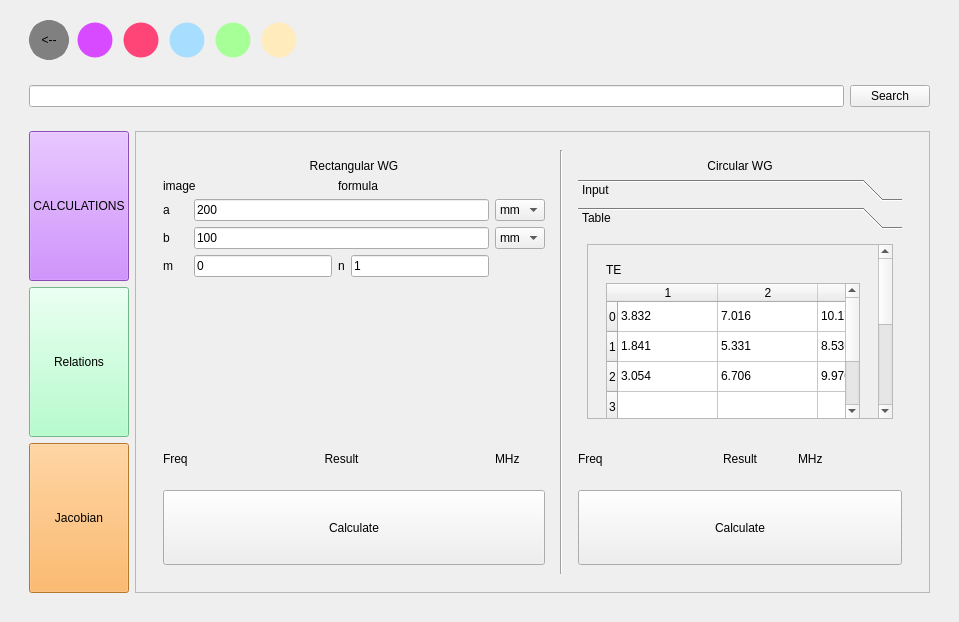
<?xml version="1.0" encoding="UTF-8"?>
<ui version="4.0">
 <class>WG_Calc</class>
 <widget class="QWidget" name="WG_Calc">
  <property name="geometry">
   <rect>
    <x>0</x>
    <y>0</y>
    <width>959</width>
    <height>622</height>
   </rect>
  </property>
  <property name="windowTitle">
   <string>Form</string>
  </property>
  <layout class="QGridLayout" name="gridLayout">
   <item row="0" column="0">
    <widget class="QWidget" name="widget" native="true">
     <layout class="QGridLayout" name="gridLayout_3">
      <item row="0" column="0">
       <widget class="QWidget" name="widget_2" native="true">
        <property name="minimumSize">
         <size>
          <width>0</width>
          <height>50</height>
         </size>
        </property>
        <property name="maximumSize">
         <size>
          <width>16777215</width>
          <height>50</height>
         </size>
        </property>
        <layout class="QGridLayout" name="gridLayout_2">
         <property name="topMargin">
          <number>0</number>
         </property>
         <item row="0" column="6">
          <spacer name="horizontalSpacer">
           <property name="orientation">
            <enum>Qt::Horizontal</enum>
           </property>
           <property name="sizeHint" stdset="0">
            <size>
             <width>40</width>
             <height>20</height>
            </size>
           </property>
          </spacer>
         </item>
         <item row="0" column="0">
          <widget class="QPushButton" name="pb_WGCalc_rMisc">
           <property name="minimumSize">
            <size>
             <width>40</width>
             <height>40</height>
            </size>
           </property>
           <property name="maximumSize">
            <size>
             <width>40</width>
             <height>40</height>
            </size>
           </property>
           <property name="styleSheet">
            <string notr="true">background-color: gray;
border-style: solid;
border-color: gray;
border-width: 5px;
border-radius: 20px;</string>
           </property>
           <property name="text">
            <string>&lt;--</string>
           </property>
          </widget>
         </item>
         <item row="0" column="1">
          <widget class="QPushButton" name="pb_rEigenmode">
           <property name="minimumSize">
            <size>
             <width>40</width>
             <height>40</height>
            </size>
           </property>
           <property name="maximumSize">
            <size>
             <width>40</width>
             <height>40</height>
            </size>
           </property>
           <property name="styleSheet">
            <string notr="true">background-color: rgb(216, 74, 255);
border-style: solid;
background-color: rgb(216, 74, 255);
border-width: 5px;
border-radius: 20px;</string>
           </property>
           <property name="text">
            <string/>
           </property>
          </widget>
         </item>
         <item row="0" column="2">
          <widget class="QPushButton" name="pb_rWakefield">
           <property name="minimumSize">
            <size>
             <width>40</width>
             <height>40</height>
            </size>
           </property>
           <property name="maximumSize">
            <size>
             <width>40</width>
             <height>40</height>
            </size>
           </property>
           <property name="styleSheet">
            <string notr="true">background-color: rgb(255, 69, 119);
border-style: solid;
background-color: rgb(255, 69, 119);
border-width: 5px;
border-radius: 20px;</string>
           </property>
           <property name="text">
            <string/>
           </property>
          </widget>
         </item>
         <item row="0" column="4">
          <widget class="QPushButton" name="pb_rPlot">
           <property name="minimumSize">
            <size>
             <width>40</width>
             <height>40</height>
            </size>
           </property>
           <property name="maximumSize">
            <size>
             <width>40</width>
             <height>40</height>
            </size>
           </property>
           <property name="styleSheet">
            <string notr="true">background-color: rgb(167, 255, 151);
border-style: solid;
background-color: rgb(167, 255, 151);
border-width: 5px;
border-radius: 20px;</string>
           </property>
           <property name="text">
            <string/>
           </property>
          </widget>
         </item>
         <item row="0" column="3">
          <widget class="QPushButton" name="pb_rPostprocess">
           <property name="minimumSize">
            <size>
             <width>40</width>
             <height>40</height>
            </size>
           </property>
           <property name="maximumSize">
            <size>
             <width>40</width>
             <height>40</height>
            </size>
           </property>
           <property name="styleSheet">
            <string notr="true">background-color: rgb(167, 222, 255);
border-style: solid;
background-color: rgb(167, 222, 255);
border-width: 5px;
border-radius: 20px;</string>
           </property>
           <property name="text">
            <string/>
           </property>
          </widget>
         </item>
         <item row="0" column="5">
          <widget class="QPushButton" name="pb_rMisc">
           <property name="minimumSize">
            <size>
             <width>40</width>
             <height>40</height>
            </size>
           </property>
           <property name="maximumSize">
            <size>
             <width>40</width>
             <height>40</height>
            </size>
           </property>
           <property name="styleSheet">
            <string notr="true">background-color: rgb(255, 235, 188);
border-style: solid;
background-color: rgb(255, 235, 188);
border-width: 5px;
border-radius: 20px;</string>
           </property>
           <property name="text">
            <string/>
           </property>
          </widget>
         </item>
        </layout>
       </widget>
      </item>
      <item row="1" column="0">
       <widget class="QWidget" name="widget_3" native="true">
        <property name="maximumSize">
         <size>
          <width>16777215</width>
          <height>40</height>
         </size>
        </property>
        <layout class="QGridLayout" name="gridLayout_4">
         <item row="0" column="1">
          <widget class="QPushButton" name="pushButton">
           <property name="text">
            <string>Search</string>
           </property>
          </widget>
         </item>
         <item row="0" column="0">
          <widget class="QLineEdit" name="lineEdit"/>
         </item>
        </layout>
       </widget>
      </item>
      <item row="2" column="0">
       <widget class="QWidget" name="widget_4" native="true">
        <layout class="QGridLayout" name="gridLayout_5">
         <item row="0" column="0">
          <widget class="QPushButton" name="pb_Waveguide_Calculations">
           <property name="maximumSize">
            <size>
             <width>150</width>
             <height>150</height>
            </size>
           </property>
           <property name="styleSheet">
            <string notr="true">background-color: rgb(194, 108, 255);</string>
           </property>
           <property name="text">
            <string>CALCULATIONS</string>
           </property>
          </widget>
         </item>
         <item row="1" column="0">
          <widget class="QPushButton" name="pushButton_5">
           <property name="maximumSize">
            <size>
             <width>150</width>
             <height>150</height>
            </size>
           </property>
           <property name="styleSheet">
            <string notr="true">background-color: rgb(160, 255, 192);</string>
           </property>
           <property name="text">
            <string>Relations</string>
           </property>
          </widget>
         </item>
         <item row="2" column="0">
          <widget class="QPushButton" name="pb_Mode_Nomenclature">
           <property name="maximumSize">
            <size>
             <width>150</width>
             <height>150</height>
            </size>
           </property>
           <property name="styleSheet">
            <string notr="true">background-color: rgb(255, 167, 66);</string>
           </property>
           <property name="text">
            <string>Jacobian</string>
           </property>
          </widget>
         </item>
         <item row="0" column="1" rowspan="3">
          <widget class="QScrollArea" name="scrollArea">
           <property name="widgetResizable">
            <bool>true</bool>
           </property>
           <widget class="QWidget" name="scrollAreaWidgetContents">
            <property name="geometry">
             <rect>
              <x>0</x>
              <y>0</y>
              <width>813</width>
              <height>462</height>
             </rect>
            </property>
            <layout class="QGridLayout" name="gridLayout_6">
             <item row="0" column="0">
              <widget class="QStackedWidget" name="stackedWidget">
               <property name="currentIndex">
                <number>0</number>
               </property>
               <widget class="QWidget" name="page">
                <layout class="QGridLayout" name="gridLayout_7">
                 <item row="0" column="2">
                  <widget class="QWidget" name="widget_6" native="true">
                   <layout class="QGridLayout" name="gridLayout_9">
                    <item row="5" column="0" colspan="3">
                     <widget class="QPushButton" name="pb_Calculate_CWG">
                      <property name="minimumSize">
                       <size>
                        <width>75</width>
                        <height>75</height>
                       </size>
                      </property>
                      <property name="text">
                       <string>Calculate</string>
                      </property>
                     </widget>
                    </item>
                    <item row="4" column="0">
                     <widget class="QLabel" name="label_8">
                      <property name="text">
                       <string>Freq</string>
                      </property>
                     </widget>
                    </item>
                    <item row="1" column="0" colspan="3">
                     <widget class="QToolBox" name="toolBox">
                      <property name="currentIndex">
                       <number>1</number>
                      </property>
                      <widget class="QWidget" name="page_3">
                       <property name="geometry">
                        <rect>
                         <x>0</x>
                         <y>0</y>
                         <width>344</width>
                         <height>198</height>
                        </rect>
                       </property>
                       <attribute name="label">
                        <string>Input</string>
                       </attribute>
                       <layout class="QGridLayout" name="gridLayout_11">
                        <item row="0" column="0">
                         <widget class="QScrollArea" name="scrollArea_2">
                          <property name="widgetResizable">
                           <bool>true</bool>
                          </property>
                          <widget class="QWidget" name="scrollAreaWidgetContents_2">
                           <property name="geometry">
                            <rect>
                             <x>0</x>
                             <y>0</y>
                             <width>324</width>
                             <height>178</height>
                            </rect>
                           </property>
                           <layout class="QGridLayout" name="gridLayout_12">
                            <item row="0" column="0">
                             <widget class="QWidget" name="widget_7" native="true">
                              <layout class="QGridLayout" name="gridLayout_13">
                               <item row="2" column="0">
                                <widget class="QLabel" name="label_11">
                                 <property name="text">
                                  <string>Radius</string>
                                 </property>
                                </widget>
                               </item>
                               <item row="3" column="0">
                                <widget class="QLabel" name="label_9">
                                 <property name="text">
                                  <string>Mode</string>
                                 </property>
                                </widget>
                               </item>
                               <item row="2" column="1">
                                <widget class="QLineEdit" name="le_R">
                                 <property name="text">
                                  <string>150</string>
                                 </property>
                                </widget>
                               </item>
                               <item row="3" column="1">
                                <widget class="QLineEdit" name="le_Mode_CWG">
                                 <property name="text">
                                  <string>te11</string>
                                 </property>
                                </widget>
                               </item>
                               <item row="0" column="0" colspan="2">
                                <widget class="QLabel" name="l_Image_CWG">
                                 <property name="text">
                                  <string>image</string>
                                 </property>
                                </widget>
                               </item>
                               <item row="0" column="2" colspan="2">
                                <widget class="QLabel" name="l_Formula_CWG">
                                 <property name="text">
                                  <string>formula</string>
                                 </property>
                                </widget>
                               </item>
                               <item row="2" column="2" colspan="3">
                                <widget class="QComboBox" name="cb_R_Dim">
                                 <item>
                                  <property name="text">
                                   <string>mm</string>
                                  </property>
                                 </item>
                                 <item>
                                  <property name="text">
                                   <string>cm</string>
                                  </property>
                                 </item>
                                 <item>
                                  <property name="text">
                                   <string>m</string>
                                  </property>
                                 </item>
                                </widget>
                               </item>
                              </layout>
                             </widget>
                            </item>
                           </layout>
                          </widget>
                         </widget>
                        </item>
                       </layout>
                      </widget>
                      <widget class="QWidget" name="page_4">
                       <property name="geometry">
                        <rect>
                         <x>0</x>
                         <y>0</y>
                         <width>344</width>
                         <height>198</height>
                        </rect>
                       </property>
                       <attribute name="label">
                        <string>Table</string>
                       </attribute>
                       <layout class="QGridLayout" name="gridLayout_15">
                        <item row="0" column="0">
                         <widget class="QScrollArea" name="scrollArea_3">
                          <property name="widgetResizable">
                           <bool>true</bool>
                          </property>
                          <widget class="QWidget" name="scrollAreaWidgetContents_3">
                           <property name="geometry">
                            <rect>
                             <x>0</x>
                             <y>0</y>
                             <width>307</width>
                             <height>380</height>
                            </rect>
                           </property>
                           <layout class="QGridLayout" name="gridLayout_16">
                            <item row="0" column="0">
                             <widget class="QWidget" name="widget_8" native="true">
                              <layout class="QGridLayout" name="gridLayout_14">
                               <item row="2" column="0">
                                <widget class="QLabel" name="label_19">
                                 <property name="text">
                                  <string>TM</string>
                                 </property>
                                </widget>
                               </item>
                               <item row="0" column="0">
                                <widget class="QLabel" name="label_18">
                                 <property name="text">
                                  <string>TE</string>
                                 </property>
                                </widget>
                               </item>
                               <item row="1" column="0">
                                <widget class="QTableWidget" name="tableWidget">
                                 <property name="minimumSize">
                                  <size>
                                   <width>0</width>
                                   <height>150</height>
                                  </size>
                                 </property>
                                 <row>
                                  <property name="text">
                                   <string>0</string>
                                  </property>
                                 </row>
                                 <row>
                                  <property name="text">
                                   <string>1</string>
                                  </property>
                                 </row>
                                 <row>
                                  <property name="text">
                                   <string>2</string>
                                  </property>
                                 </row>
                                 <row>
                                  <property name="text">
                                   <string>3</string>
                                  </property>
                                 </row>
                                 <row>
                                  <property name="text">
                                   <string>4</string>
                                  </property>
                                 </row>
                                 <column>
                                  <property name="text">
                                   <string>1</string>
                                  </property>
                                 </column>
                                 <column>
                                  <property name="text">
                                   <string>2</string>
                                  </property>
                                 </column>
                                 <column>
                                  <property name="text">
                                   <string>3</string>
                                  </property>
                                 </column>
                                 <column>
                                  <property name="text">
                                   <string>4</string>
                                  </property>
                                 </column>
                                 <item row="0" column="0">
                                  <property name="text">
                                   <string>3.832</string>
                                  </property>
                                 </item>
                                 <item row="0" column="1">
                                  <property name="text">
                                   <string>7.016</string>
                                  </property>
                                 </item>
                                 <item row="0" column="2">
                                  <property name="text">
                                   <string>10.174</string>
                                  </property>
                                 </item>
                                 <item row="1" column="0">
                                  <property name="text">
                                   <string>1.841</string>
                                  </property>
                                 </item>
                                 <item row="1" column="1">
                                  <property name="text">
                                   <string>5.331</string>
                                  </property>
                                 </item>
                                 <item row="1" column="2">
                                  <property name="text">
                                   <string>8.536</string>
                                  </property>
                                 </item>
                                 <item row="2" column="0">
                                  <property name="text">
                                   <string>3.054</string>
                                  </property>
                                 </item>
                                 <item row="2" column="1">
                                  <property name="text">
                                   <string>6.706</string>
                                  </property>
                                 </item>
                                 <item row="2" column="2">
                                  <property name="text">
                                   <string>9.970</string>
                                  </property>
                                 </item>
                                </widget>
                               </item>
                               <item row="3" column="0">
                                <widget class="QTableWidget" name="tableWidget_3">
                                 <property name="minimumSize">
                                  <size>
                                   <width>0</width>
                                   <height>150</height>
                                  </size>
                                 </property>
                                 <row>
                                  <property name="text">
                                   <string>0</string>
                                  </property>
                                 </row>
                                 <row>
                                  <property name="text">
                                   <string>1</string>
                                  </property>
                                 </row>
                                 <row>
                                  <property name="text">
                                   <string>2</string>
                                  </property>
                                 </row>
                                 <row>
                                  <property name="text">
                                   <string>3</string>
                                  </property>
                                 </row>
                                 <row>
                                  <property name="text">
                                   <string>4</string>
                                  </property>
                                 </row>
                                 <column>
                                  <property name="text">
                                   <string>1</string>
                                  </property>
                                 </column>
                                 <column>
                                  <property name="text">
                                   <string>2</string>
                                  </property>
                                 </column>
                                 <column>
                                  <property name="text">
                                   <string>3</string>
                                  </property>
                                 </column>
                                 <column>
                                  <property name="text">
                                   <string>4</string>
                                  </property>
                                 </column>
                                 <item row="0" column="0">
                                  <property name="text">
                                   <string>2.405</string>
                                  </property>
                                 </item>
                                 <item row="0" column="1">
                                  <property name="text">
                                   <string>5.520</string>
                                  </property>
                                 </item>
                                 <item row="0" column="2">
                                  <property name="text">
                                   <string>8.654</string>
                                  </property>
                                 </item>
                                 <item row="1" column="0">
                                  <property name="text">
                                   <string>3.832</string>
                                  </property>
                                 </item>
                                 <item row="1" column="1">
                                  <property name="text">
                                   <string>7.016</string>
                                  </property>
                                 </item>
                                 <item row="1" column="2">
                                  <property name="text">
                                   <string>10.174</string>
                                  </property>
                                 </item>
                                 <item row="2" column="0">
                                  <property name="text">
                                   <string>5.135</string>
                                  </property>
                                 </item>
                                 <item row="2" column="1">
                                  <property name="text">
                                   <string>8.417</string>
                                  </property>
                                 </item>
                                 <item row="2" column="2">
                                  <property name="text">
                                   <string>11.620</string>
                                  </property>
                                 </item>
                                </widget>
                               </item>
                              </layout>
                             </widget>
                            </item>
                           </layout>
                          </widget>
                         </widget>
                        </item>
                       </layout>
                      </widget>
                     </widget>
                    </item>
                    <item row="0" column="0" colspan="3">
                     <widget class="QLabel" name="label_16">
                      <property name="text">
                       <string>Circular WG</string>
                      </property>
                      <property name="alignment">
                       <set>Qt::AlignCenter</set>
                      </property>
                     </widget>
                    </item>
                    <item row="4" column="1">
                     <widget class="QLabel" name="l_Frequency_CWG">
                      <property name="minimumSize">
                       <size>
                        <width>0</width>
                        <height>50</height>
                       </size>
                      </property>
                      <property name="text">
                       <string>Result</string>
                      </property>
                      <property name="alignment">
                       <set>Qt::AlignCenter</set>
                      </property>
                     </widget>
                    </item>
                    <item row="4" column="2">
                     <widget class="QLabel" name="label_4">
                      <property name="text">
                       <string>MHz</string>
                      </property>
                     </widget>
                    </item>
                   </layout>
                  </widget>
                 </item>
                 <item row="0" column="0">
                  <widget class="QWidget" name="widget_5" native="true">
                   <property name="maximumSize">
                    <size>
                     <width>400</width>
                     <height>16777215</height>
                    </size>
                   </property>
                   <layout class="QGridLayout" name="gridLayout_8">
                    <item row="3" column="0">
                     <widget class="QLabel" name="label_13">
                      <property name="text">
                       <string>b</string>
                      </property>
                     </widget>
                    </item>
                    <item row="2" column="0">
                     <widget class="QLabel" name="label_12">
                      <property name="text">
                       <string>a</string>
                      </property>
                     </widget>
                    </item>
                    <item row="8" column="0" colspan="5">
                     <widget class="QPushButton" name="pb_Calculate_RWG">
                      <property name="minimumSize">
                       <size>
                        <width>75</width>
                        <height>75</height>
                       </size>
                      </property>
                      <property name="text">
                       <string>Calculate</string>
                      </property>
                     </widget>
                    </item>
                    <item row="7" column="0">
                     <widget class="QLabel" name="label_5">
                      <property name="text">
                       <string>Freq</string>
                      </property>
                     </widget>
                    </item>
                    <item row="1" column="0" colspan="2">
                     <widget class="QLabel" name="label_3">
                      <property name="text">
                       <string>image</string>
                      </property>
                     </widget>
                    </item>
                    <item row="1" column="2" colspan="3">
                     <widget class="QLabel" name="label">
                      <property name="text">
                       <string>formula</string>
                      </property>
                     </widget>
                    </item>
                    <item row="6" column="1">
                     <spacer name="verticalSpacer">
                      <property name="orientation">
                       <enum>Qt::Vertical</enum>
                      </property>
                      <property name="sizeHint" stdset="0">
                       <size>
                        <width>20</width>
                        <height>40</height>
                       </size>
                      </property>
                     </spacer>
                    </item>
                    <item row="0" column="0" colspan="5">
                     <widget class="QLabel" name="label_14">
                      <property name="text">
                       <string>Rectangular WG</string>
                      </property>
                      <property name="alignment">
                       <set>Qt::AlignCenter</set>
                      </property>
                     </widget>
                    </item>
                    <item row="4" column="1">
                     <widget class="QLineEdit" name="le_M">
                      <property name="text">
                       <string>0</string>
                      </property>
                     </widget>
                    </item>
                    <item row="3" column="1" colspan="3">
                     <widget class="QLineEdit" name="le_B">
                      <property name="text">
                       <string>100</string>
                      </property>
                     </widget>
                    </item>
                    <item row="3" column="4">
                     <widget class="QComboBox" name="cb_A_Dim">
                      <item>
                       <property name="text">
                        <string>mm</string>
                       </property>
                      </item>
                      <item>
                       <property name="text">
                        <string>cm</string>
                       </property>
                      </item>
                      <item>
                       <property name="text">
                        <string>m</string>
                       </property>
                      </item>
                     </widget>
                    </item>
                    <item row="2" column="4">
                     <widget class="QComboBox" name="cb_B_Dim">
                      <item>
                       <property name="text">
                        <string>mm</string>
                       </property>
                      </item>
                      <item>
                       <property name="text">
                        <string>cm</string>
                       </property>
                      </item>
                      <item>
                       <property name="text">
                        <string>m</string>
                       </property>
                      </item>
                     </widget>
                    </item>
                    <item row="2" column="1" colspan="3">
                     <widget class="QLineEdit" name="le_A">
                      <property name="text">
                       <string>200</string>
                      </property>
                     </widget>
                    </item>
                    <item row="4" column="0">
                     <widget class="QLabel" name="label_6">
                      <property name="text">
                       <string>m</string>
                      </property>
                     </widget>
                    </item>
                    <item row="4" column="2">
                     <widget class="QLabel" name="label_10">
                      <property name="text">
                       <string>n</string>
                      </property>
                     </widget>
                    </item>
                    <item row="4" column="3">
                     <widget class="QLineEdit" name="le_N">
                      <property name="text">
                       <string>1</string>
                      </property>
                     </widget>
                    </item>
                    <item row="7" column="4">
                     <widget class="QLabel" name="label_2">
                      <property name="text">
                       <string>MHz</string>
                      </property>
                     </widget>
                    </item>
                    <item row="7" column="1" colspan="3">
                     <widget class="QLabel" name="l_Frequency_RWG">
                      <property name="minimumSize">
                       <size>
                        <width>0</width>
                        <height>50</height>
                       </size>
                      </property>
                      <property name="text">
                       <string>Result</string>
                      </property>
                      <property name="alignment">
                       <set>Qt::AlignCenter</set>
                      </property>
                     </widget>
                    </item>
                   </layout>
                  </widget>
                 </item>
                 <item row="0" column="1">
                  <widget class="Line" name="line">
                   <property name="orientation">
                    <enum>Qt::Vertical</enum>
                   </property>
                  </widget>
                 </item>
                </layout>
               </widget>
               <widget class="QWidget" name="page_2">
                <layout class="QGridLayout" name="gridLayout_10"/>
               </widget>
              </widget>
             </item>
            </layout>
           </widget>
          </widget>
         </item>
        </layout>
       </widget>
      </item>
     </layout>
    </widget>
   </item>
  </layout>
 </widget>
 <resources/>
 <connections/>
</ui>
